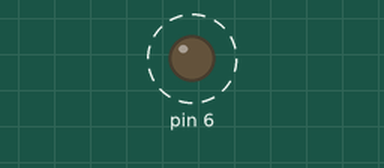
Recording of a sketch running on a simulated Arduino Uno, built with avr-gcc and run on an emulated ATmega328P. Shown: output pins drawn as LEDs (lit = HIGH). Dashed ring = blinking. Pins used as bus, display or sensor lines are not drawn; what the sketch prints to the serial monitor is not drawn.

Above: at 0.3 s.
Timing chart, 0 to 3.0 s (numbered marks = the images above):
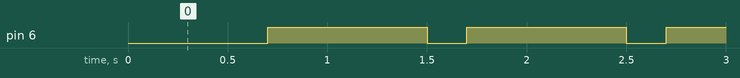

The sketch:

ESP32_TestCode.ino
```cpp
void setup() {
  pinMode(0, OUTPUT);
  pinMode(6, OUTPUT);
  Serial.begin(9600);

}

void loop() {
  delay(500);
  digitalWrite(0, HIGH);
  digitalWrite(6, LOW);
  Serial.println("Hello World");
  delay(200);
  digitalWrite(0, LOW);
  digitalWrite(6, HIGH);
  delay(300);
}
```

Measured:
- by itself, pin 6: alternates HIGH for 0.80 s and LOW for 0.20 s
